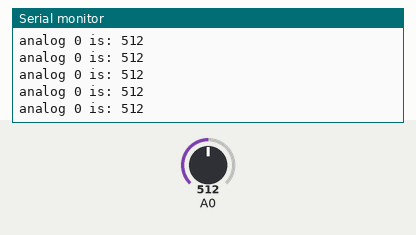
Bench run of a sketch on a simulated ESP8266 (NodeMCU). Shown: the last lines printed to the serial monitor. Inputs (shaded band) come from the test bench; at power-on: A0 = 512.

Above: at 1.2 s.
1.3 s: A0 set to 716
At 1.68 s:
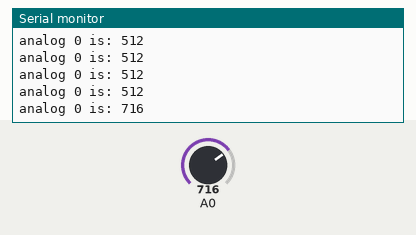
2.8 s: A0 set to 900
At 2.93 s:
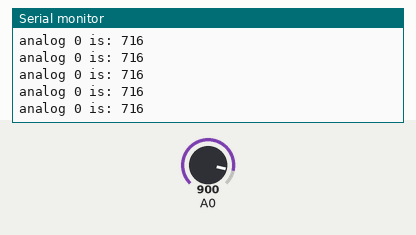
Timing chart, 0 to 5.8 s (numbered marks = the images above; inputs shaded):
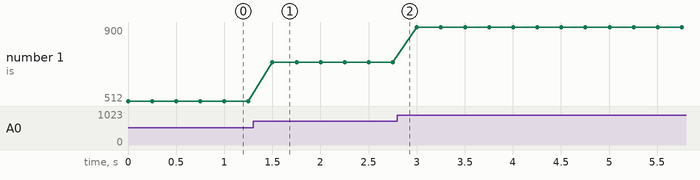

Measured:
- after the input at 1.3 s, the serial monitor: prints a new line after 0.20 s (image 1)
- plotted number 1: 512 → 716 after the input at 1.3 s, 716 → 900 after the input at 2.8 s

The sketch:

AnalogRead.ino
```cpp
void setup()
// Saved by Simulator for Arduino V0.98
{
  Serial.begin(38400);
}

int val;

void loop()
{
  val = analogRead(0);
  Serial.print("analog 0 is: ");
  Serial.println(val);
  delay(250);
}
```
